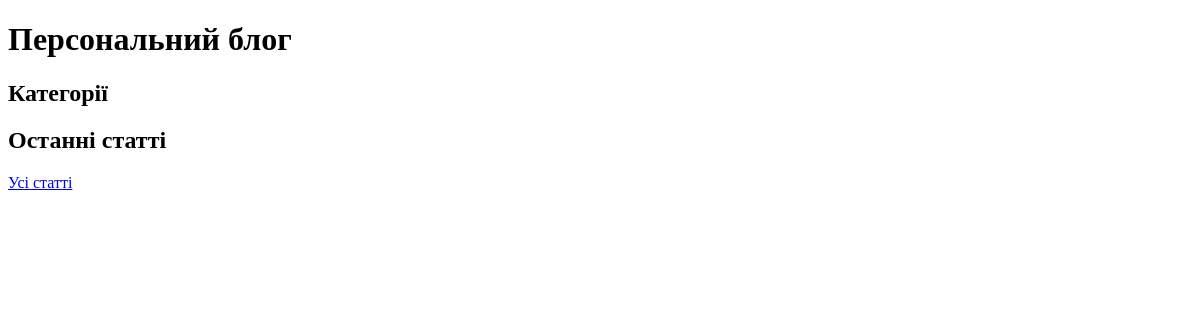
The app's page /, older data.
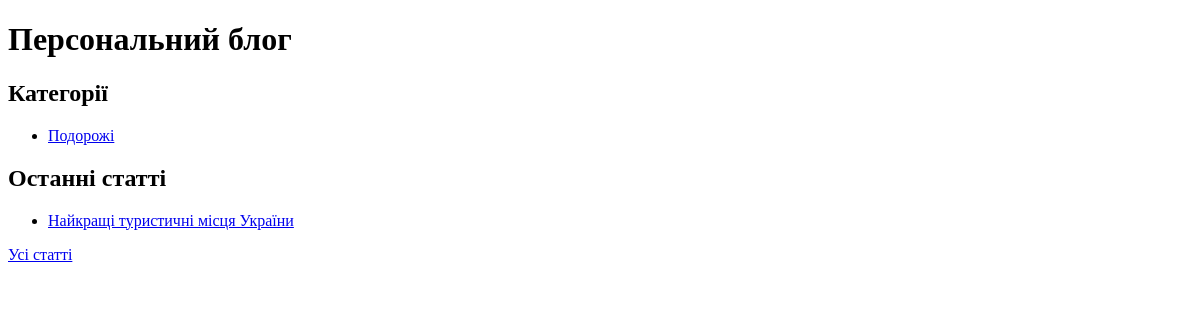
The same page, newer data.
### app_blog/models.py (models this page shows, shortened)
class Category(models.Model):
    category = models.CharField(
        'Категорія',
        max_length=250,
        help_text='Максимум 250 символів'
    )
    slug = models.SlugField('Слаг')
    objects = models.Manager()
    class Meta:
        verbose_name = 'Категорія для публікації'
        verbose_name_plural = 'Категорії для публікацій'
    def get_absolute_url(self):
        try:
            url = reverse('articles-category-list', kwargs={'slug': self.slug})
        except Exception:
            url = "/"
        return url

class Article(models.Model):
    title = models.CharField(
        'Заголовок',
        max_length=250,
        help_text='Максимум 250 символів'
    )
    description = models.TextField(
        blank=True,
        verbose_name='Опис'
    )
    pub_date = models.DateTimeField(
        'Дата публікації',
        default=timezone.now
    )
    slug = models.SlugField(
        'Слаг',
        unique_for_date='pub_date'
    )
    main_page = models.BooleanField(
        'Головна',
        default=False,
        help_text='Показувати на головній сторінці'
    )
    category = models.ForeignKey(
        Category,
        related_name='articles',
        blank=True,
        null=True,
        verbose_name='Категорія',
        on_delete=models.CASCADE
    )
    objects = models.Manager()
    class Meta:
        ordering = ['-pub_date']
        verbose_name = 'Стаття'
        verbose_name_plural = 'Статті'
    def get_absolute_url(self):
        try:
            url = reverse(
                'news-detail',
                kwargs={
                    'year': self.pub_date.strftime("%Y"),
                    'month': self.pub_date.strftime("%m"),
                    'day': self.pub_date.strftime("%d"),
                    'slug': self.slug,
                }
            )
        except Exception:
            url = "/"
        return url

### app_blog/views.py (the view)
# urls.py: path('', HomePageView.as_view(), name='home'),
class HomePageView(ListView):
    model = Article
    template_name = 'index.html'
    context_object_name = 'categories'
    def get_context_data(self, **kwargs):
        context = super(HomePageView, self).get_context_data(**kwargs)
        context['articles'] = Article.objects.filter(main_page=True)[:5]
        return context
    def get_queryset(self, *args, **kwargs):
        categories = Category.objects.all()
        return categories

### app_blog/templates/index.html (shortened to what this page needs)
<!DOCTYPE html>
<html>
<head>
</head>
<body>
<h1>Персональний блог</h1>
<h2>Категорії</h2>
<ul>
{% for category in categories %}
    <li>
        <a href="{{ category.get_absolute_url }}">
            {{ category.category }}
        </a>
    </li>
{% endfor %}
</ul>
<h2>Останні статті</h2>
<ul>
{% for article in articles %}
    <li>
        <a href="{{ article.get_absolute_url }}">
            {{ article.title }}
        </a>
    </li>
{% endfor %}
</ul>
<a href="/articles/">Усі статті</a>
</body>
</html>

Row changes from the older to the newer data that the page shows:
added Category: category "Подорожі"
added Article: title "Найкращі туристичні місця України"
